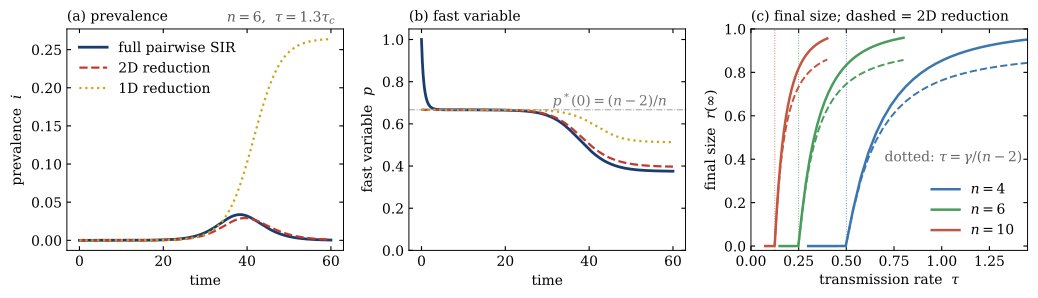

This figure's Python source:
"""Figure 4 -- pairwise SIR, where the reduction terminates at two dimensions.

Every other model in the paper collapses to a single equation because knowing the
prevalence i fixes the susceptible fraction s = 1 - i.  SIR does not: susceptible
depletion runs on the same timescale as prevalence itself, so s is a second slow
variable and survives the reduction.  What the recipe eliminates here is sigma,
exactly, through the invariant sigma = C s^{2(n-1)/n} of Eq. (130), and then p by
slaving (Eq. (131)) -- leaving a closed 2D system rather than a 1D one.

Panels: (a) prevalence i(t), (b) fast variable p(t), (c) final size r(inf) vs tau.

Three curves are compared throughout: the full pairwise SIR model, the 2D reduction,
and the draft 1D reduction p(i) = (n-2)(1-i)/(n-i), which applies two further
approximations (s -> 1 - i and sigma/s -> 1) on top of the 2D one.  The 1D curve is
shown because its failure is instructive: it produces a stable endemic plateau, which
an SIR epidemic cannot have.

Usage
-----
    uv run figure4.py            write figure4.pdf and figure4.png
    uv run figure4.py --check    numerical audit, no figure
"""

from __future__ import annotations

import sys
from collections.abc import Callable
from typing import Any

import matplotlib.pyplot as plt
import numpy as np
from numpy.typing import NDArray
from scipy.integrate import solve_ivp

import style
from models import (
    PairwiseSIR,
    sir_fast,
    sir_fast_1d,
    sir_initial_state,
    sir_rhs,
    sir_rhs_1d,
    sir_rhs_2d,
    sir_tau_c,
)

OUTFILE = "figure4"
GAM = 1.0
I0 = 1e-6
N_TIME_SERIES = 6  # degree used for panels (a) and (b)
T_END = 60.0
DEGREES = (4, 6, 10)  # degrees swept in panel (c)

# scipy exports no public type for a solve_ivp result.
Solution = Any

IVP = dict(rtol=1e-11, atol=1e-14, method="LSODA")
IVP_FINAL = dict(rtol=1e-10, atol=1e-14, method="LSODA")


# --------------------------------------------------------------------------- #
#  Trajectories
# --------------------------------------------------------------------------- #
def time_series(
    par: PairwiseSIR, tau: float, te: NDArray[np.float64]
) -> tuple[Solution, Solution, Solution, float]:
    """Integrate the full model and both reductions on a common time grid."""
    s0, SI0, SS0, C = sir_initial_state(I0, par)
    T = float(te[-1])
    full = solve_ivp(
        sir_rhs, [0, T], [s0, I0, SI0, SS0], args=(tau, par), t_eval=te, **IVP
    )
    red2 = solve_ivp(sir_rhs_2d, [0, T], [I0, s0], args=(tau, par, C), t_eval=te, **IVP)
    red1 = solve_ivp(sir_rhs_1d, [0, T], [I0], args=(tau, par), t_eval=te, **IVP)
    return full, red2, red1, C


def _extinction_event(index: int) -> Callable[..., float]:
    """Terminal event: prevalence, held at state ``index``, falls below 1e-11.

    SIR epidemics end rather than settle, so the final size is read off once the
    infected class has effectively emptied.
    """

    def event(t: float, y: list[float], *args: object) -> float:
        return y[index] - 1e-11

    event.terminal, event.direction = True, -1
    return event


def final_size(tau: float, par: PairwiseSIR, reduced: bool = False) -> float:
    """Final size r(inf) = 1 - s(inf) - i(inf), from the full model or the 2D one."""
    s0, SI0, SS0, C = sir_initial_state(I0, par)
    if not reduced:
        sol = solve_ivp(
            sir_rhs,
            [0, 5e4],
            [s0, I0, SI0, SS0],
            args=(tau, par),
            events=_extinction_event(1),
            **IVP_FINAL,
        )
        return 1.0 - sol.y[0, -1] - sol.y[1, -1]
    sol = solve_ivp(
        sir_rhs_2d,
        [0, 5e4],
        [I0, s0],
        args=(tau, par, C),
        events=_extinction_event(0),
        **IVP_FINAL,
    )
    return 1.0 - sol.y[1, -1] - sol.y[0, -1]


# --------------------------------------------------------------------------- #
#  Panels
# --------------------------------------------------------------------------- #
def panel_prevalence(
    ax: plt.Axes, par: PairwiseSIR, full: Solution, red2: Solution, red1: Solution
) -> None:
    """(a) prevalence i(t) for the full model and both reductions."""
    ax.plot(full.t, full.y[1], color=style.C_FULL, lw=2.0, label="full pairwise SIR")
    ax.plot(
        red2.t, red2.y[0], color=style.C_REDUCED, lw=1.6, ls="--", label="2D reduction"
    )
    ax.plot(red1.t, red1.y[0], color=style.C_GOLD, lw=1.6, ls=":", label="1D reduction")
    ax.set_xlabel("time")
    ax.set_ylabel(r"prevalence  $i$")
    ax.set_title("(a) prevalence", fontsize=10, loc="left")
    ax.legend(loc="upper left", fontsize=10)
    ax.text(
        0.97,
        1.03,
        rf"$n={par.n}$,  $\tau=1.3\tau_c$",
        transform=ax.transAxes,
        ha="right",
        color=style.C_ANNOTATION,
        fontsize=10,
    )


def panel_fast_variable(
    ax: plt.Axes,
    par: PairwiseSIR,
    full: Solution,
    red2: Solution,
    red1: Solution,
    C: float,
) -> None:
    """(b) the fast variable p(t), with its disease-free value marked."""
    p_full = full.y[2] / np.maximum(full.y[1], 1e-300)
    p_red2 = [sir_fast(i, s, C, par) for i, s in zip(red2.y[0], red2.y[1], strict=True)]

    ax.plot(full.t, p_full, color=style.C_FULL, lw=2.0)
    ax.plot(red2.t, p_red2, color=style.C_REDUCED, lw=1.6, ls="--")
    ax.plot(red1.t, sir_fast_1d(red1.y[0], par), color=style.C_GOLD, lw=1.6, ls=":")

    # p*(0) = (n-2)/n, Eq. (127): an infected node has one infected neighbour, the
    # one that infected it, and at most n-1 susceptible ones.
    ax.axhline((par.n - 2) / par.n, color=style.C_REFERENCE, lw=0.7, ls="-.")
    ax.text(
        T_END * 0.98,
        (par.n - 2) / par.n + 0.02,
        r"$p^*(0)=(n-2)/n$",
        ha="right",
        color="0.45",
        fontsize=10,
    )
    ax.set_xlabel("time")
    ax.set_ylabel(r"fast variable  $p$")
    ax.set_ylim(0, 1.05)
    ax.set_title("(b) fast variable", fontsize=10, loc="left")


def panel_final_size(ax: plt.Axes, gam: float) -> None:
    """(c) final size against tau, full model (solid) vs 2D reduction (dashed)."""
    for colour, n in zip(style.C_SET, DEGREES, strict=True):
        par = PairwiseSIR(n=n, gamma=gam)
        tc = sir_tau_c(par)
        taus = np.linspace(0.6 * tc, 3.2 * tc, 34)
        ax.plot(
            taus,
            [final_size(t, par) for t in taus],
            color=colour,
            lw=1.8,
            label=rf"$n={n}$",
        )
        ax.plot(
            taus,
            [final_size(t, par, reduced=True) for t in taus],
            color=colour,
            lw=1.4,
            ls="--",
        )
        ax.axvline(tc, color=colour, lw=0.7, ls=":", alpha=0.8)

    ax.set_xlabel(r"transmission rate  $\tau$")
    ax.set_ylabel(r"final size  $r(\infty)$")
    ax.set_title(r"(c) final size; dashed = 2D reduction", fontsize=10, loc="left")
    ax.set_xlim(0, 1.45)
    ax.set_ylim(-0.02, 1.0)
    ax.legend(loc="lower right", fontsize=10)
    # Right-anchored, like the other figures' in-axes annotations, so it cannot
    # overrun the axes when font metrics or layout shift.
    ax.text(
        0.985,
        0.4,
        r"dotted: $\tau=\gamma/(n-2)$",
        transform=ax.transAxes,
        ha="right",
        fontsize=10,
        color="0.4",
    )


# --------------------------------------------------------------------------- #
#  Figure
# --------------------------------------------------------------------------- #
def make_figure(outfile: str = OUTFILE) -> None:
    """Draw and write the figure."""
    style.use_manuscript_style()
    fig, ax = plt.subplots(1, 3, figsize=(10.5, 3.1))

    par = PairwiseSIR(n=N_TIME_SERIES, gamma=GAM)
    tau = 1.3 * sir_tau_c(par)
    te = np.linspace(0, T_END, 1200)
    full, red2, red1, C = time_series(par, tau, te)

    panel_prevalence(ax[0], par, full, red2, red1)
    panel_fast_variable(ax[1], par, full, red2, red1, C)
    panel_final_size(ax[2], GAM)

    style.frame_axes(*ax)
    fig.tight_layout()
    fig.savefig(outfile + ".pdf", bbox_inches="tight")
    fig.savefig(outfile + ".png", dpi=200, bbox_inches="tight")


# --------------------------------------------------------------------------- #
#  Numerical audit  (--check)
# --------------------------------------------------------------------------- #
def checks() -> None:
    """How far each reduction sits from the full model, at the peak and at the end."""
    par = PairwiseSIR(n=N_TIME_SERIES, gamma=GAM)
    tau = 1.3 * sir_tau_c(par)
    te = np.linspace(0, T_END, 1200)
    full, red2, red1, _ = time_series(par, tau, te)

    print(f"n={par.n}, tau={tau:.4f}")
    peak = np.argmax(full.y[1])
    print(
        f"  peak i : full={full.y[1].max():.4f}  2D={red2.y[0].max():.4f}  "
        f"1D={red1.y[0].max():.4f}"
    )

    pre = full.t <= full.t[peak]
    err1 = np.abs(red1.y[0][pre] - full.y[1][pre]) / np.maximum(full.y[1][pre], 1e-12)
    err2 = np.abs(red2.y[0][pre] - full.y[1][pre]) / np.maximum(full.y[1][pre], 1e-12)
    print(
        f"  pre-peak rel. err  1D: {100 * err1.mean():.0f}% "
        f"(max {100 * err1.max():.0f}%)"
        f" | 2D: {100 * err2.mean():.1f}% (max {100 * err2.max():.1f}%)"
    )
    print(
        "  1D reduction endemic plateau i(T) =",
        f"{red1.y[0][-1]:.4f}",
        "(full model i(T) =",
        f"{full.y[1][-1]:.2e})",
    )

    print("\nfinal size r(inf): full vs 2D reduction")
    for n in DEGREES:
        p = PairwiseSIR(n=n, gamma=GAM)
        tc = sir_tau_c(p)
        for m in (1.5, 2.0, 3.0):
            a, b = final_size(m * tc, p), final_size(m * tc, p, reduced=True)
            print(
                f"  n={n:2d} tau={m:.1f}tau_c : full={a:.4f}  2D={b:.4f}"
                f"  err={100 * abs(b - a) / a:5.1f}%"
            )


if __name__ == "__main__":
    if "--check" in sys.argv:
        checks()
    else:
        make_figure()
